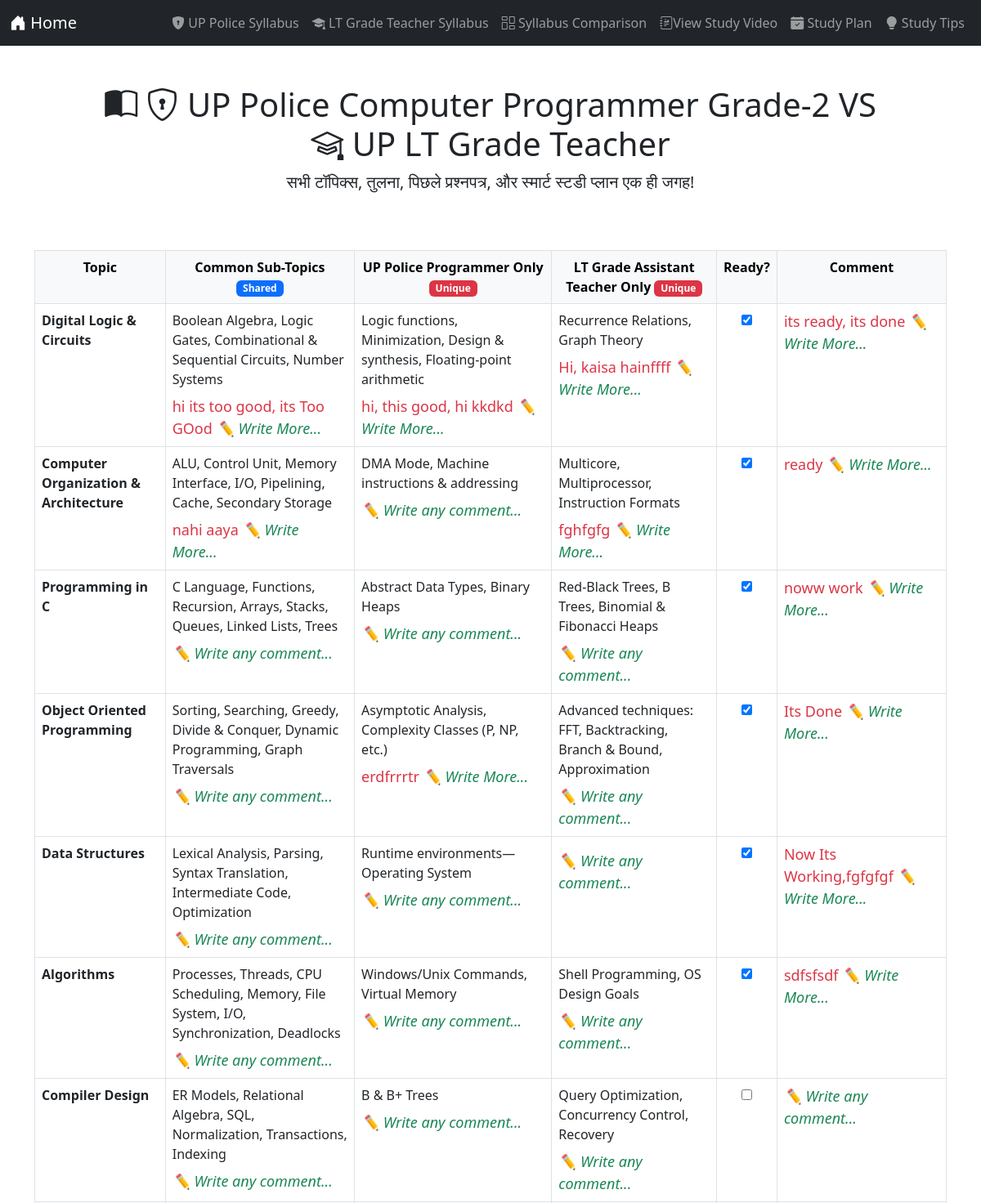
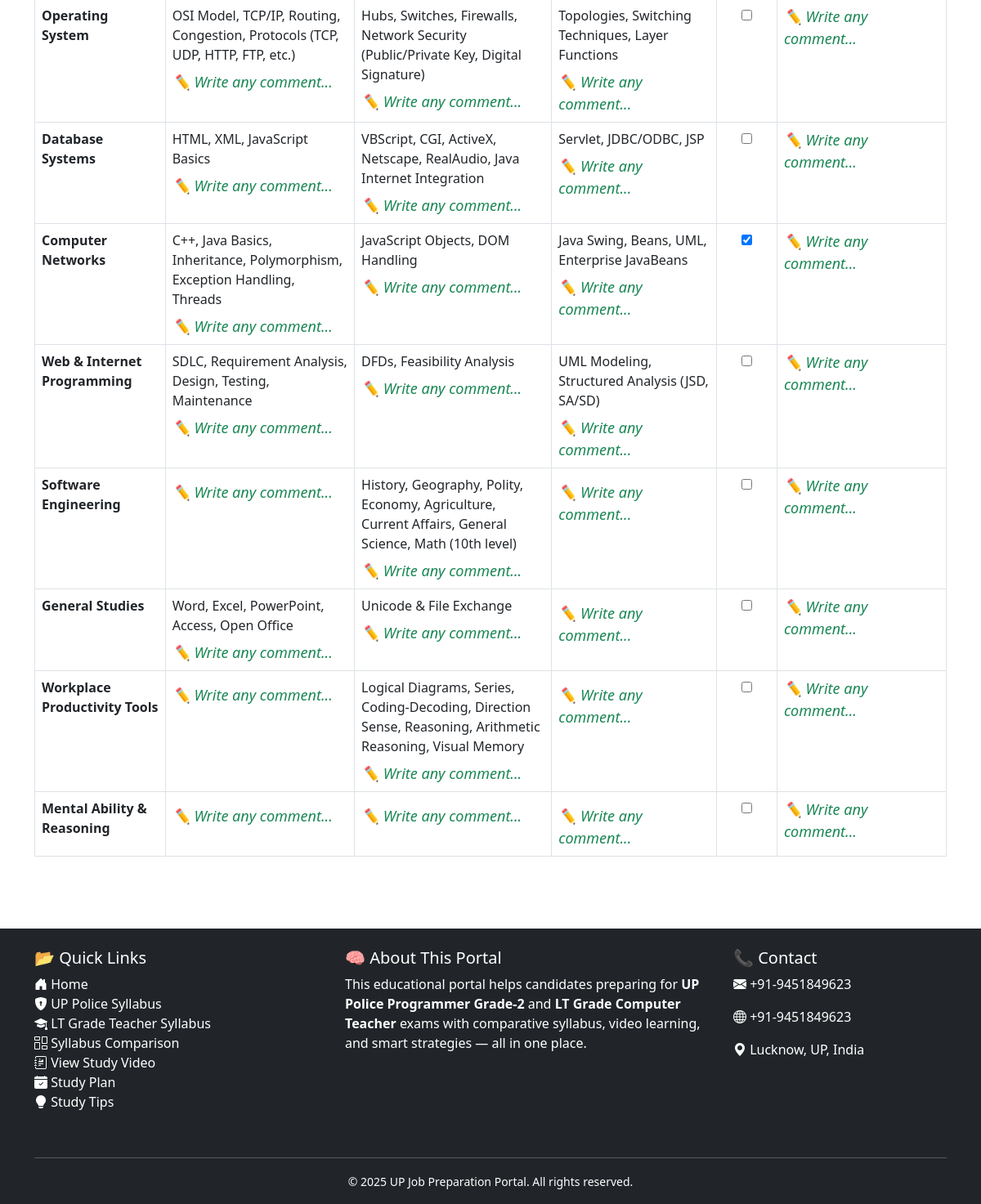
/comparison.php, run on the app's committed database (2 pictures, top to bottom).
### tables this page shows
CREATE TABLE `topics` (
  `id` int(11) NOT NULL,
  `topic_name` varchar(255) NOT NULL
);

CREATE TABLE `syllabus_topics` (
  `id` int(11) NOT NULL,
  `topic_id` int(11) DEFAULT NULL,
  `exam_type` enum('COMON','POLICE','LT') DEFAULT NULL,
  `description` text DEFAULT NULL
);

CREATE TABLE `topic_status` (
  `id` int(11) NOT NULL,
  `topic_id` int(11) NOT NULL,
  `is_ready` tinyint(1) DEFAULT 0,
  `comment` text DEFAULT NULL,
  `lt_comment` text DEFAULT NULL,
  `police_comment` text DEFAULT NULL,
  `common_comment` text DEFAULT NULL
);

### comparison.php (the view, shortened to what this page needs)
<?php
include "db.php";
$topic_sql = "SELECT * FROM topics";
$topic_result = $conn->query($topic_sql);
?>
<!DOCTYPE html>
<html lang="en">
<head>
  <link href="https://cdn.jsdelivr.net/npm/bootstrap@5.3.0/dist/css/bootstrap.min.css" rel="stylesheet">
  <link href="https://cdn.jsdelivr.net/npm/bootstrap-icons@1.10.5/font/bootstrap-icons.css" rel="stylesheet">
</head>
<body>
<?php include "nave.php";?>
  <div class="container text-center mb-4">
    <h1 class="mt-4">
      <i class="bi bi-book-half"></i> <i class="bi bi-shield-lock"></i> UP Police Computer Programmer Grade-2 VS<br> <i class="bi bi-mortarboard"></i> UP LT Grade Teacher
    </h1>
    <p class="lead">सभी टॉपिक्स, तुलना, पिछले प्रश्नपत्र, और स्मार्ट स्टडी प्लान एक ही जगह!</p>
  </div>
<div class="container py-4">
  <table class="table table-bordered">
    <thead class="table-light">
      <tr>
        <th>Topic</th>
        <th>Common Sub-Topics <span class="badge bg-primary">Shared</span></th>
        <th>UP Police Programmer Only <span class="badge bg-danger">Unique</span></th>
        <th>LT Grade Assistant Teacher Only <span class="badge bg-danger">Unique</span></th>
        <th>Ready?</th>
        <th>Comment</th>
      </tr>
    </thead>
    <tbody>
    <?php while ($row = $topic_result->fetch_assoc()) {
        $topic_id = $row['id'];
        $name = $row['topic_name'];
        $common_data = $conn->query("SELECT description FROM syllabus_topics WHERE topic_id=$topic_id AND exam_type='COMON'");
        $police_data = $conn->query("SELECT description FROM syllabus_topics WHERE topic_id=$topic_id AND exam_type='POLICE'");
        $lt_data = $conn->query("SELECT description FROM syllabus_topics WHERE topic_id=$topic_id AND exam_type='LT'");
        $status_result = $conn->query("SELECT * FROM topic_status WHERE topic_id=$topic_id");
        $status_data = $status_result && $status_result->num_rows > 0 ? $status_result->fetch_assoc() : [];
        $common_desc = $common_data && $common_data->num_rows ? $common_data->fetch_assoc()['description'] : '';
        $lt_desc = $lt_data && $lt_data->num_rows ? $lt_data->fetch_assoc()['description'] : '';
        $police_desc = $police_data && $police_data->num_rows ? $police_data->fetch_assoc()['description'] : '';
        $common_comment = $status_data['common_comment'] ?? '';
        $lt_comment = $status_data['lt_comment'] ?? '';
        $police_comment = $status_data['police_comment'] ?? '';
        $ready = $status_data['is_ready'] ?? 0;
        $main_comment = $status_data['comment'] ?? '';
        $row_class = $ready ? 'ready-yes' : 'ready-no';
    ?>
      <tr class="<?= $row_class ?>">
        <td><strong><?= htmlspecialchars($name) ?></strong></td>
        <td>
          <?= nl2br(htmlspecialchars($common_desc)) ?>
          <div class="mt-2">
            <?php if (!empty($common_comment)): ?>
              <span class="edit-icon comment-text text-danger" onclick="toggleEditor(this)"><?= htmlspecialchars($common_comment) ?></span><i class="edit-icon text-success" onclick="toggleEditor(this)">✏️ Write More...</i>
            <?php else: ?>
              <i class="edit-icon text-success" onclick="toggleEditor(this)">✏️ Write any comment...</i>
            <?php endif; ?>
          </div>
        </td>
        <td>
          <?= nl2br(htmlspecialchars($police_desc)) ?>
          <div class="mt-2">
            <?php if (!empty($police_comment)): ?>
              <span class="edit-icon comment-text text-danger" onclick="toggleEditor(this)"><?= htmlspecialchars($police_comment) ?></span><i class="edit-icon text-success" onclick="toggleEditor(this)">✏️ Write More...</i>
            <?php else: ?>
              <i class="edit-icon text-success" onclick="toggleEditor(this)">✏️ Write any comment...</i>
            <?php endif; ?>
          </div>
        </td>
        <td>
          <?= nl2br(htmlspecialchars($lt_desc)) ?>
          <div class="mt-2">
            <?php if (!empty($lt_comment)): ?>
              <span class="edit-icon comment-text text-danger" onclick="toggleEditor(this)"><?= htmlspecialchars($lt_comment) ?></span><i class="edit-icon text-success" onclick="toggleEditor(this)">✏️ Write More...</i>
            <?php else: ?>
              <i class="edit-icon text-success" onclick="toggleEditor(this)">✏️ Write any comment...</i>
            <?php endif; ?>
          </div>
        </td>
        <td class="text-center">
          <input type="checkbox" onchange="updateStatus(<?= $topic_id ?>, this.checked, null)" <?= $ready ? 'checked' : '' ?>>
        </td>
        <td>
          <div>
            <?php if (!empty($main_comment)): ?>
              <span class="edit-icon comment-text text-danger" onclick="toggleEditor(this)"><?= htmlspecialchars($main_comment) ?></span><i class="edit-icon text-success" onclick="toggleEditor(this)">✏️ Write More...</i>
            <?php else: ?>
              <i class="edit-icon text-success" onclick="toggleEditor(this)">✏️ Write any comment...</i>
            <?php endif; ?>
          </div>
        </td>
      </tr>
    <?php } ?>
    </tbody>
  </table>
</div>
    <?php include "footer.php";?>
</body>
</html>

### nave.php (shortened to what this page needs)
<nav class="navbar navbar-expand-lg navbar-dark bg-dark fixed-top">
  <div class="container-fluid">
    <a class="navbar-brand" href="http://localhost/up_job">
      <i class="bi bi-house-door-fill"></i> Home
    </a>
    <div class="collapse navbar-collapse" id="navbarNav">
      <ul class="navbar-nav ms-auto">
        <li class="nav-item">
          <a class="nav-link" href="http://localhost/up_job/police-syllabus.php"><i class="bi bi-shield-lock-fill"></i> UP Police Syllabus</a>
        </li>
        <li class="nav-item">
          <a class="nav-link" href="http://localhost/up_job/teacher-syllabus.php"><i class="bi bi-mortarboard-fill"></i> LT Grade Teacher Syllabus</a>
        </li>
        <li class="nav-item">
          <a class="nav-link" href="http://localhost/up_job/comparison.php"><i class="bi bi-columns-gap"></i> Syllabus Comparison</a>
        </li>
        <li class="nav-item">
          <a class="nav-link" href="http://localhost/up_job/study_video.php"><i class="bi bi-journal-richtext"></i>View Study Video</a>
        </li>
        <li class="nav-item">
          <a class="nav-link" href="http://localhost/up_job/study-plan.php"><i class="bi bi-calendar-check-fill"></i> Study Plan</a>
        </li>
        <li class="nav-item">
          <a class="nav-link" href="http://localhost/up_job/study-tips.php"><i class="bi bi-lightbulb-fill"></i> Study Tips</a>
        </li>
      </ul>
    </div>
  </div>
</nav>

### footer.php
<footer class="bg-dark text-white pt-4 mt-5">
  <div class="container">
    <div class="row">
      <div class="col-md-4 mb-4">
        <h5>📂 Quick Links</h5>
        <ul class="list-unstyled">
          <li><a href="index.php" class="text-white text-decoration-none"><i class="bi bi-house-door-fill"></i> Home</a></li>
          <li><a href="http://localhost/up_job/police-syllabus.php" class="text-white text-decoration-none"><i class="bi bi-shield-lock-fill"></i> UP Police Syllabus</a></li>
          <li><a href="http://localhost/up_job/teacher-syllabus.php" class="text-white text-decoration-none"><i class="bi bi-mortarboard-fill"></i> LT Grade Teacher Syllabus</a></li>
          <li><a href="http://localhost/up_job/comparison.php" class="text-white text-decoration-none"><i class="bi bi-columns-gap"></i> Syllabus Comparison</a></li>
          <li><a href="http://localhost/up_job/study_video.php" class="text-white text-decoration-none"><i class="bi bi-journal-richtext"></i> View Study Video</a></li>
          <li><a href="http://localhost/up_job/study-plan.php" class="text-white text-decoration-none"><i class="bi bi-calendar-check-fill"></i> Study Plan</a></li>
          <li><a href="http://localhost/up_job/study-tips.php" class="text-white text-decoration-none"><i class="bi bi-lightbulb-fill"></i> Study Tips</a></li>
        </ul>
      </div>
      <div class="col-md-5 mb-4">
        <h5>🧠 About This Portal</h5>
        <p>
          This educational portal helps candidates preparing for <strong>UP Police Programmer Grade-2</strong> and <strong>LT Grade Computer Teacher</strong> exams with comparative syllabus, video learning, and smart strategies — all in one place.
        </p>
      </div>
      <div class="col-md-3 mb-4">
        <h5>📞 Contact</h5>
        <p><i class="bi bi-envelope-fill"></i> +91-9451849623</p>
        <p><i class="bi bi-globe"></i> +91-9451849623</p>
        <p><i class="bi bi-geo-alt-fill"></i> Lucknow, UP, India</p>
      </div>
    </div>
    <hr class="border-light">
    <div class="text-center pb-3">
      <small>&copy; <?= date('Y') ?> UP Job Preparation Portal. All rights reserved.</small>
    </div>
  </div>
</footer>

### comparison.php (style rules this page uses)
hr { border-top: 1px solid #dee2e6; }
body { padding-top: 80px; }
table { border-collapse: collapse; width: 100%; margin-top: 20px; }
th, td { border: 1px solid #dee2e6; padding: 12px; vertical-align: top; }
th { background-color: #e9ecef; text-align: center; }
.ready-yes { background-color: #d4edda; }
.ready-no { background-color: #f8d7da; }
.edit-icon { cursor: pointer; font-size: 18px; margin-right: 5px; }
.text-danger { color: #dc3545 !important; }
.comment-text { margin-top: 5px; font-weight: 500; }

### data on the page
topics: topic_name "Digital Logic & Circuits", syllabus_topics.description "Boolean Algebra, Logic Gates, Combinational & Sequential Circuits, Number Systems", topic_status.common_comment "hi its too good, its Too GOod", syllabus_topics.description "Logic functions, Minimization, Design & synthesis, Floating-point arithmetic", topic_status.police_comment "hi, this good, hi kkdkd", syllabus_topics.description "Recurrence Relations, Graph Theory", topic_status.lt_comment "Hi, kaisa hainffff", topic_status.comment "its ready, its done"
topic_status: is_ready "☑"
topics: topic_name "Computer Organization & Architecture", syllabus_topics.description "ALU, Control Unit, Memory Interface, I/O, Pipelining, Cache, Secondary Storage", topic_status.common_comment "nahi aaya", syllabus_topics.description "DMA Mode, Machine instructions & addressing", shows "✏️ Write any comment...", syllabus_topics.description "Multicore, Multiprocessor, Instruction Formats", topic_status.lt_comment "fghfgfg", topic_status.comment "ready"
topic_status: is_ready "☑"
topics: topic_name "Programming in C", syllabus_topics.description "C Language, Functions, Recursion, Arrays, Stacks, Queues, Linked Lists, Trees", shows "✏️ Write any comment...", syllabus_topics.description "Abstract Data Types, Binary Heaps", syllabus_topics.description "Red-Black Trees, B Trees, Binomial & Fibonacci Heaps", topic_status.comment "noww work"
topic_status: is_ready "☑"
topics: topic_name "Object Oriented Programming", syllabus_topics.description "Sorting, Searching, Greedy, Divide & Conquer, Dynamic Programming, Graph Traversals", shows "✏️ Write any comment...", syllabus_topics.description "Asymptotic Analysis, Complexity Classes (P, NP, etc.)", topic_status.police_comment "erdfrrrtr", syllabus_topics.description "Advanced techniques: FFT, Backtracking, Branch & Bound, Approximation", topic_status.comment "Its Done"
topic_status: is_ready "☑"
topics: topic_name "Data Structures", syllabus_topics.description "Lexical Analysis, Parsing, Syntax Translation, Intermediate Code, Optimization", shows "✏️ Write any comment...", syllabus_topics.description "Runtime environments—Operating System", topic_status.comment "Now Its Working,fgfgfgf"
topic_status: is_ready "☑"
topics: topic_name "Algorithms", syllabus_topics.description "Processes, Threads, CPU Scheduling, Memory, File System, I/O, Synchronization, Deadlocks", shows "✏️ Write any comment...", syllabus_topics.description "Windows/Unix Commands, Virtual Memory", syllabus_topics.description "Shell Programming, OS Design Goals", topic_status.comment "sdfsfsdf"
topic_status: is_ready "☑"
topics: topic_name "Compiler Design", syllabus_topics.description "ER Models, Relational Algebra, SQL, Normalization, Transactions, Indexing", shows "✏️ Write any comment...", syllabus_topics.description "B & B+ Trees", syllabus_topics.description "Query Optimization, Concurrency Control, Recovery"
topics: topic_name "Operating System", syllabus_topics.description "OSI Model, TCP/IP, Routing, Congestion, Protocols (TCP, UDP, HTTP, FTP, etc.)", shows "✏️ Write any comment...", syllabus_topics.description "Hubs, Switches, Firewalls, Network Security (Public/Private Key, Digital Signature)", syllabus_topics.description "Topologies, Switching Techniques, Layer Functions"
topics: topic_name "Database Systems", syllabus_topics.description "HTML, XML, JavaScript Basics", shows "✏️ Write any comment...", syllabus_topics.description "VBScript, CGI, ActiveX, Netscape, RealAudio, Java Internet Integration", syllabus_topics.description "Servlet, JDBC/ODBC, JSP"
topics: topic_name "Computer Networks", syllabus_topics.description "C++, Java Basics, Inheritance, Polymorphism, Exception Handling, Threads", shows "✏️ Write any comment...", syllabus_topics.description "JavaScript Objects, DOM Handling", syllabus_topics.description "Java Swing, Beans, UML, Enterprise JavaBeans"
topic_status: is_ready "☑"
topics: topic_name "Web & Internet Programming", syllabus_topics.description "SDLC, Requirement Analysis, Design, Testing, Maintenance", shows "✏️ Write any comment...", syllabus_topics.description "DFDs, Feasibility Analysis", syllabus_topics.description "UML Modeling, Structured Analysis (JSD, SA/SD)"
topics: topic_name "Software Engineering", shows "✏️ Write any comment...", syllabus_topics.description "History, Geography, Polity, Economy, Agriculture, Current Affairs, General Science, Math (10th level)"
topics: topic_name "General Studies", syllabus_topics.description "Word, Excel, PowerPoint, Access, Open Office", shows "✏️ Write any comment...", syllabus_topics.description "Unicode & File Exchange"
topics: topic_name "Workplace Productivity Tools", shows "✏️ Write any comment...", syllabus_topics.description "Logical Diagrams, Series, Coding-Decoding, Direction Sense, Reasoning, Arithmetic Reasoning, Visual Memory"
topics: topic_name "Mental Ability & Reasoning", shows "✏️ Write any comment..."
